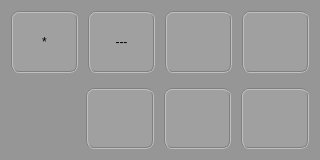
<?xml version="1.0" encoding="UTF-8"?>
<ui version="4.0">
 <class>Form</class>
 <widget class="QWidget" name="Form">
  <property name="geometry">
   <rect>
    <x>0</x>
    <y>0</y>
    <width>320</width>
    <height>160</height>
   </rect>
  </property>
  <property name="sizePolicy">
   <sizepolicy hsizetype="Fixed" vsizetype="Fixed">
    <horstretch>0</horstretch>
    <verstretch>0</verstretch>
   </sizepolicy>
  </property>
  <property name="minimumSize">
   <size>
    <width>320</width>
    <height>160</height>
   </size>
  </property>
  <property name="maximumSize">
   <size>
    <width>320</width>
    <height>160</height>
   </size>
  </property>
  <property name="windowTitle">
   <string>缺陷标注</string>
  </property>
  <property name="windowIcon">
   <iconset>
    <normaloff>../icon/hd_icon.jpg</normaloff>../icon/hd_icon.jpg</iconset>
  </property>
  <property name="styleSheet">
   <string notr="true">background-color:rgb(150,150,150)</string>
  </property>
  <layout class="QGridLayout" name="gridLayout">
   <item row="0" column="0">
    <layout class="QVBoxLayout" name="verticalLayout" stretch="1,1">
     <property name="spacing">
      <number>15</number>
     </property>
     <item>
      <layout class="QHBoxLayout" name="horizontalLayout" stretch="1,1,1,1">
       <property name="spacing">
        <number>10</number>
       </property>
       <item>
        <widget class="PushButton" name="btnPoint">
         <property name="sizePolicy">
          <sizepolicy hsizetype="MinimumExpanding" vsizetype="MinimumExpanding">
           <horstretch>0</horstretch>
           <verstretch>0</verstretch>
          </sizepolicy>
         </property>
         <property name="styleSheet">
          <string notr="true">border:2px groove gray; border-radius:8px;padding:2px 4px;background-color:rgb(160,160,160)</string>
         </property>
         <property name="text">
          <string>*</string>
         </property>
        </widget>
       </item>
       <item>
        <widget class="PushButton" name="btnLine">
         <property name="sizePolicy">
          <sizepolicy hsizetype="MinimumExpanding" vsizetype="MinimumExpanding">
           <horstretch>0</horstretch>
           <verstretch>0</verstretch>
          </sizepolicy>
         </property>
         <property name="styleSheet">
          <string notr="true">border:2px groove gray; border-radius:8px;padding:2px 4px;background-color:rgb(160,160,160)</string>
         </property>
         <property name="text">
          <string>---</string>
         </property>
        </widget>
       </item>
       <item>
        <widget class="PushButton" name="btnCircle">
         <property name="sizePolicy">
          <sizepolicy hsizetype="MinimumExpanding" vsizetype="MinimumExpanding">
           <horstretch>0</horstretch>
           <verstretch>0</verstretch>
          </sizepolicy>
         </property>
         <property name="styleSheet">
          <string notr="true">border:2px groove gray; border-radius:8px;padding:2px 4px;background-color:rgb(160,160,160)</string>
         </property>
         <property name="text">
          <string/>
         </property>
         <property name="icon">
          <iconset>
           <normaloff>../icon/circle.png</normaloff>../icon/circle.png</iconset>
         </property>
        </widget>
       </item>
       <item>
        <widget class="PushButton" name="btnRect">
         <property name="sizePolicy">
          <sizepolicy hsizetype="MinimumExpanding" vsizetype="MinimumExpanding">
           <horstretch>0</horstretch>
           <verstretch>0</verstretch>
          </sizepolicy>
         </property>
         <property name="styleSheet">
          <string notr="true">border:2px groove gray; border-radius:8px;padding:2px 4px;background-color:rgb(160,160,160)</string>
         </property>
         <property name="text">
          <string/>
         </property>
         <property name="icon">
          <iconset>
           <normaloff>../icon/rectangle.png</normaloff>../icon/rectangle.png</iconset>
         </property>
         <property name="iconSize">
          <size>
           <width>30</width>
           <height>30</height>
          </size>
         </property>
        </widget>
       </item>
      </layout>
     </item>
     <item>
      <layout class="QHBoxLayout" name="horizontalLayout_3" stretch="1,3">
       <property name="spacing">
        <number>10</number>
       </property>
       <item>
        <spacer name="horizontalSpacer">
         <property name="orientation">
          <enum>Qt::Horizontal</enum>
         </property>
         <property name="sizeHint" stdset="0">
          <size>
           <width>40</width>
           <height>20</height>
          </size>
         </property>
        </spacer>
       </item>
       <item>
        <layout class="QHBoxLayout" name="horizontalLayout_2" stretch="1,1,1">
         <property name="spacing">
          <number>10</number>
         </property>
         <item>
          <widget class="PushButton" name="btnSave">
           <property name="sizePolicy">
            <sizepolicy hsizetype="MinimumExpanding" vsizetype="MinimumExpanding">
             <horstretch>0</horstretch>
             <verstretch>0</verstretch>
            </sizepolicy>
           </property>
           <property name="styleSheet">
            <string notr="true">border:2px groove gray; border-radius:8px;padding:2px 4px;background-color:rgb(160,160,160)</string>
           </property>
           <property name="text">
            <string/>
           </property>
           <property name="icon">
            <iconset>
             <normaloff>../icon/checked.png</normaloff>../icon/checked.png</iconset>
           </property>
           <property name="iconSize">
            <size>
             <width>30</width>
             <height>30</height>
            </size>
           </property>
          </widget>
         </item>
         <item>
          <widget class="PushButton" name="btnUndo">
           <property name="sizePolicy">
            <sizepolicy hsizetype="MinimumExpanding" vsizetype="MinimumExpanding">
             <horstretch>0</horstretch>
             <verstretch>0</verstretch>
            </sizepolicy>
           </property>
           <property name="styleSheet">
            <string notr="true">border:2px groove gray; border-radius:8px;padding:2px 4px;background-color:rgb(160,160,160)</string>
           </property>
           <property name="text">
            <string/>
           </property>
           <property name="icon">
            <iconset>
             <selectedon>../icon/undo.png</selectedon>
            </iconset>
           </property>
           <property name="iconSize">
            <size>
             <width>25</width>
             <height>25</height>
            </size>
           </property>
          </widget>
         </item>
         <item>
          <widget class="PushButton" name="btnDiscard">
           <property name="sizePolicy">
            <sizepolicy hsizetype="MinimumExpanding" vsizetype="MinimumExpanding">
             <horstretch>0</horstretch>
             <verstretch>0</verstretch>
            </sizepolicy>
           </property>
           <property name="styleSheet">
            <string notr="true">border:2px groove gray; border-radius:8px;padding:2px 4px;background-color:rgb(160,160,160)</string>
           </property>
           <property name="text">
            <string/>
           </property>
           <property name="icon">
            <iconset>
             <normaloff>../icon/discard.png</normaloff>../icon/discard.png</iconset>
           </property>
           <property name="iconSize">
            <size>
             <width>23</width>
             <height>23</height>
            </size>
           </property>
          </widget>
         </item>
        </layout>
       </item>
      </layout>
     </item>
    </layout>
   </item>
  </layout>
 </widget>
 <customwidgets>
  <customwidget>
   <class>PushButton</class>
   <extends>QPushButton</extends>
   <header location="global">widget/PushButton.h</header>
  </customwidget>
 </customwidgets>
 <resources/>
 <connections>
  <connection>
   <sender>btnPoint</sender>
   <signal>clicked()</signal>
   <receiver>Form</receiver>
   <slot>setPointMarker()</slot>
   <hints>
    <hint type="sourcelabel">
     <x>25</x>
     <y>37</y>
    </hint>
    <hint type="destinationlabel">
     <x>6</x>
     <y>46</y>
    </hint>
   </hints>
  </connection>
  <connection>
   <sender>btnLine</sender>
   <signal>clicked()</signal>
   <receiver>Form</receiver>
   <slot>setLineMarker()</slot>
   <hints>
    <hint type="sourcelabel">
     <x>79</x>
     <y>43</y>
    </hint>
    <hint type="destinationlabel">
     <x>84</x>
     <y>169</y>
    </hint>
   </hints>
  </connection>
  <connection>
   <sender>btnCircle</sender>
   <signal>clicked()</signal>
   <receiver>Form</receiver>
   <slot>setCircleMarker()</slot>
   <hints>
    <hint type="sourcelabel">
     <x>144</x>
     <y>40</y>
    </hint>
    <hint type="destinationlabel">
     <x>133</x>
     <y>148</y>
    </hint>
   </hints>
  </connection>
  <connection>
   <sender>btnRect</sender>
   <signal>clicked()</signal>
   <receiver>Form</receiver>
   <slot>setRectMarker()</slot>
   <hints>
    <hint type="sourcelabel">
     <x>207</x>
     <y>39</y>
    </hint>
    <hint type="destinationlabel">
     <x>187</x>
     <y>179</y>
    </hint>
   </hints>
  </connection>
  <connection>
   <sender>btnSave</sender>
   <signal>clicked()</signal>
   <receiver>Form</receiver>
   <slot>save()</slot>
   <hints>
    <hint type="sourcelabel">
     <x>79</x>
     <y>87</y>
    </hint>
    <hint type="destinationlabel">
     <x>10</x>
     <y>150</y>
    </hint>
   </hints>
  </connection>
  <connection>
   <sender>btnUndo</sender>
   <signal>clicked()</signal>
   <receiver>Form</receiver>
   <slot>undo()</slot>
   <hints>
    <hint type="sourcelabel">
     <x>161</x>
     <y>88</y>
    </hint>
    <hint type="destinationlabel">
     <x>157</x>
     <y>154</y>
    </hint>
   </hints>
  </connection>
  <connection>
   <sender>btnDiscard</sender>
   <signal>clicked()</signal>
   <receiver>Form</receiver>
   <slot>discard()</slot>
   <hints>
    <hint type="sourcelabel">
     <x>186</x>
     <y>100</y>
    </hint>
    <hint type="destinationlabel">
     <x>176</x>
     <y>154</y>
    </hint>
   </hints>
  </connection>
 </connections>
 <slots>
  <slot>setPointMarker()</slot>
  <slot>setLineMarker()</slot>
  <slot>setCircleMarker()</slot>
  <slot>setRectMarker()</slot>
  <slot>save()</slot>
  <slot>undo()</slot>
  <slot>discard()</slot>
 </slots>
</ui>
